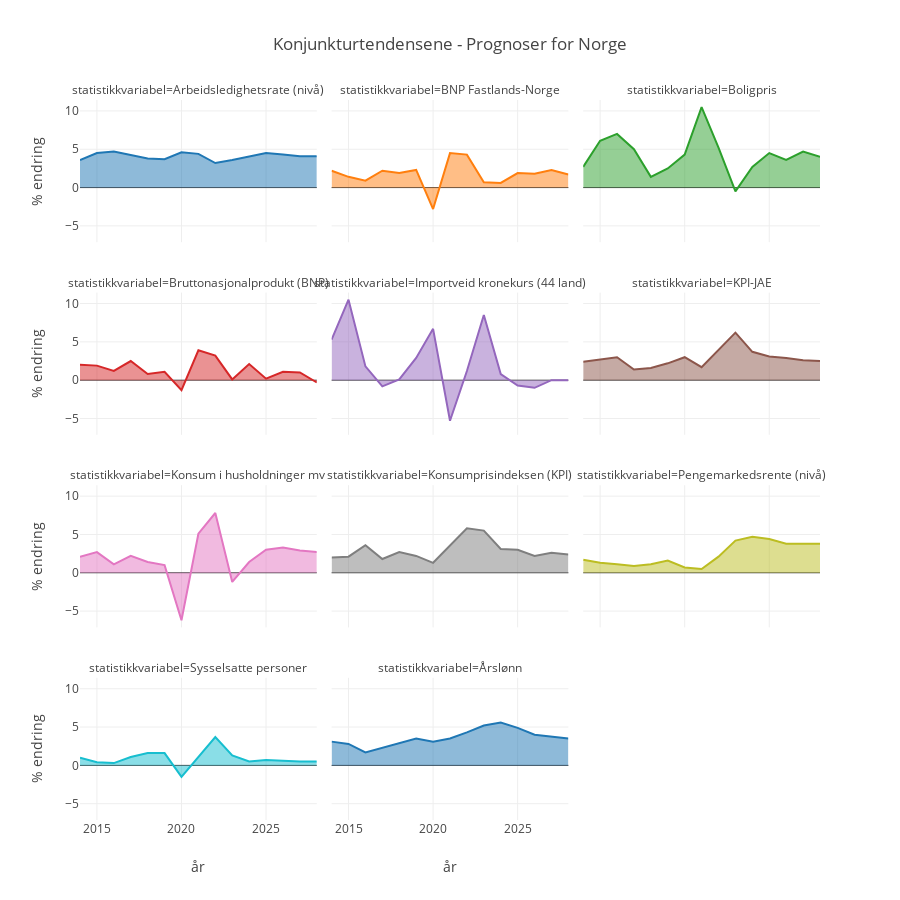

Write notebook code for a chart like this one.
### Code cell
fig3.show()

### Figure 1 — Plotly figure (JSON) as saved in the notebook; plotly's stock layout.template omitted (floating-point values rounded to 4 significant figures)
{"data": [{"fillpattern": {"shape": ""}, "hovertemplate": "statistikkvariabel=Arbeidsledighetsrate (nivå)<br>år=%{x}<br>% endring=%{y}<extra></extra>", "legendgroup": "Arbeidsledighetsrate (nivå)", "line": {"color": "#1F77B4"}, "marker": {"symbol": "circle"}, "mode": "lines", "name": "Arbeidsledighetsrate (nivå)", "orientation": "v", "showlegend": true, "stackgroup": "1", "type": "scatter", "x": [2014, 2015, 2016, 2017, 2018, 2019, 2020, 2021, 2022, 2023, 2024, 2025, 2026, 2027, 2028], "xaxis": "x10", "y": [3.6, 4.5, 4.7, 4.2, 3.8, 3.7, 4.6, 4.4, 3.2, 3.6, 4.0, 4.5, 4.3, 4.1, 4.1], "yaxis": "y10"}, {"fillpattern": {"shape": ""}, "hovertemplate": "statistikkvariabel=BNP Fastlands-Norge<br>år=%{x}<br>% endring=%{y}<extra></extra>", "legendgroup": "BNP Fastlands-Norge", "line": {"color": "#FF7F0E"}, "marker": {"symbol": "circle"}, "mode": "lines", "name": "BNP Fastlands-Norge", "orientation": "v", "showlegend": true, "stackgroup": "1", "type": "scatter", "x": [2014, 2015, 2016, 2017, 2018, 2019, 2020, 2021, 2022, 2023, 2024, 2025, 2026, 2027, 2028], "xaxis": "x11", "y": [2.2, 1.4, 0.9, 2.2, 1.9, 2.3, -2.8, 4.5, 4.3, 0.7, 0.6, 1.9, 1.8, 2.3, 1.7], "yaxis": "y11"}, {"fillpattern": {"shape": ""}, "hovertemplate": "statistikkvariabel=Boligpris<br>år=%{x}<br>% endring=%{y}<extra></extra>", "legendgroup": "Boligpris", "line": {"color": "#2CA02C"}, "marker": {"symbol": "circle"}, "mode": "lines", "name": "Boligpris", "orientation": "v", "showlegend": true, "stackgroup": "1", "type": "scatter", "x": [2014, 2015, 2016, 2017, 2018, 2019, 2020, 2021, 2022, 2023, 2024, 2025, 2026, 2027, 2028], "xaxis": "x12", "y": [2.7, 6.1, 7.0, 5.0, 1.4, 2.5, 4.3, 10.5, 5.2, -0.5, 2.7, 4.5, 3.6, 4.7, 4.0], "yaxis": "y12"}, {"fillpattern": {"shape": ""}, "hovertemplate": "statistikkvariabel=Bruttonasjonalprodukt (BNP)<br>år=%{x}<br>% endring=%{y}<extra></extra>", "legendgroup": "Bruttonasjonalprodukt (BNP)", "line": {"color": "#D62728"}, "marker": {"symbol": "circle"}, "mode": "lines", "name": "Bruttonasjonalprodukt (BNP)", "orientation": "v", "showlegend": true, "stackgroup": "1", "type": "scatter", "x": [2014, 2015, 2016, 2017, 2018, 2019, 2020, 2021, 2022, 2023, 2024, 2025, 2026, 2027, 2028], "xaxis": "x7", "y": [2.0, 1.9, 1.2, 2.5, 0.8, 1.1, -1.3, 3.9, 3.2, 0.1, 2.1, 0.2, 1.1, 1.0, -0.3], "yaxis": "y7"}, {"fillpattern": {"shape": ""}, "hovertemplate": "statistikkvariabel=Importveid kronekurs (44 land)<br>år=%{x}<br>% endring=%{y}<extra></extra>", "legendgroup": "Importveid kronekurs (44 land)", "line": {"color": "#9467BD"}, "marker": {"symbol": "circle"}, "mode": "lines", "name": "Importveid kronekurs (44 land)", "orientation": "v", "showlegend": true, "stackgroup": "1", "type": "scatter", "x": [2014, 2015, 2016, 2017, 2018, 2019, 2020, 2021, 2022, 2023, 2024, 2025, 2026, 2027, 2028], "xaxis": "x8", "y": [5.3, 10.5, 1.8, -0.8, 0.1, 2.9, 6.7, -5.3, 1.2, 8.5, 0.8, -0.7, -1.0, 0.0, 0.0], "yaxis": "y8"}, {"fillpattern": {"shape": ""}, "hovertemplate": "statistikkvariabel=KPI-JAE<br>år=%{x}<br>% endring=%{y}<extra></extra>", "legendgroup": "KPI-JAE", "line": {"color": "#8C564B"}, "marker": {"symbol": "circle"}, "mode": "lines", "name": "KPI-JAE", "orientation": "v", "showlegend": true, "stackgroup": "1", "type": "scatter", "x": [2014, 2015, 2016, 2017, 2018, 2019, 2020, 2021, 2022, 2023, 2024, 2025, 2026, 2027, 2028], "xaxis": "x9", "y": [2.4, 2.7, 3.0, 1.4, 1.6, 2.2, 3.0, 1.7, 3.9, 6.2, 3.7, 3.1, 2.9, 2.6, 2.5], "yaxis": "y9"}, {"fillpattern": {"shape": ""}, "hovertemplate": "statistikkvariabel=Konsum i husholdninger mv<br>år=%{x}<br>% endring=%{y}<extra></extra>", "legendgroup": "Konsum i husholdninger mv", "line": {"color": "#E377C2"}, "marker": {"symbol": "circle"}, "mode": "lines", "name": "Konsum i husholdninger mv", "orientation": "v", "showlegend": true, "stackgroup": "1", "type": "scatter", "x": [2014, 2015, 2016, 2017, 2018, 2019, 2020, 2021, 2022, 2023, 2024, 2025, 2026, 2027, 2028], "xaxis": "x4", "y": [2.1, 2.7, 1.1, 2.2, 1.4, 1.0, -6.2, 5.1, 7.8, -1.2, 1.4, 3.0, 3.3, 2.9, 2.7], "yaxis": "y4"}, {"fillpattern": {"shape": ""}, "hovertemplate": "statistikkvariabel=Konsumprisindeksen (KPI)<br>år=%{x}<br>% endring=%{y}<extra></extra>", "legendgroup": "Konsumprisindeksen (KPI)", "line": {"color": "#7F7F7F"}, "marker": {"symbol": "circle"}, "mode": "lines", "name": "Konsumprisindeksen (KPI)", "orientation": "v", "showlegend": true, "stackgroup": "1", "type": "scatter", "x": [2014, 2015, 2016, 2017, 2018, 2019, 2020, 2021, 2022, 2023, 2024, 2025, 2026, 2027, 2028], "xaxis": "x5", "y": [2.0, 2.1, 3.6, 1.8, 2.7, 2.2, 1.3, 3.5, 5.8, 5.5, 3.1, 3.0, 2.2, 2.6, 2.4], "yaxis": "y5"}, {"fillpattern": {"shape": ""}, "hovertemplate": "statistikkvariabel=Pengemarkedsrente (nivå)<br>år=%{x}<br>% endring=%{y}<extra></extra>", "legendgroup": "Pengemarkedsrente (nivå)", "line": {"color": "#BCBD22"}, "marker": {"symbol": "circle"}, "mode": "lines", "name": "Pengemarkedsrente (nivå)", "orientation": "v", "showlegend": true, "stackgroup": "1", "type": "scatter", "x": [2014, 2015, 2016, 2017, 2018, 2019, 2020, 2021, 2022, 2023, 2024, 2025, 2026, 2027, 2028], "xaxis": "x6", "y": [1.7, 1.3, 1.1, 0.9, 1.1, 1.6, 0.7, 0.5, 2.1, 4.2, 4.7, 4.4, 3.8, 3.8, 3.8], "yaxis": "y6"}, {"fillpattern": {"shape": ""}, "hovertemplate": "statistikkvariabel=Sysselsatte personer<br>år=%{x}<br>% endring=%{y}<extra></extra>", "legendgroup": "Sysselsatte personer", "line": {"color": "#17BECF"}, "marker": {"symbol": "circle"}, "mode": "lines", "name": "Sysselsatte personer", "orientation": "v", "showlegend": true, "stackgroup": "1", "type": "scatter", "x": [2014, 2015, 2016, 2017, 2018, 2019, 2020, 2021, 2022, 2023, 2024, 2025, 2026, 2027, 2028], "xaxis": "x", "y": [1.0, 0.4, 0.3, 1.1, 1.6, 1.6, -1.5, 1.1, 3.7, 1.3, 0.5, 0.7, 0.6, 0.5, 0.5], "yaxis": "y"}, {"fillpattern": {"shape": ""}, "hovertemplate": "statistikkvariabel=Årslønn<br>år=%{x}<br>% endring=%{y}<extra></extra>", "legendgroup": "Årslønn", "line": {"color": "#1F77B4"}, "marker": {"symbol": "circle"}, "mode": "lines", "name": "Årslønn", "orientation": "v", "showlegend": true, "stackgroup": "1", "type": "scatter", "x": [2014, 2015, 2016, 2017, 2018, 2019, 2020, 2021, 2022, 2023, 2024, 2025, 2026, 2027, 2028], "xaxis": "x2", "y": [3.1, 2.8, 1.7, 2.3, 2.8, 3.5, 3.1, 3.5, 4.3, 5.2, 5.6, 4.9, 4.0, 3.8, 3.5], "yaxis": "y2"}], "layout": {"annotations": [{"font": {}, "showarrow": false, "text": "statistikkvariabel=Sysselsatte personer", "x": 0.16, "xanchor": "center", "xref": "paper", "y": 0.1975, "yanchor": "bottom", "yref": "paper"}, {"font": {}, "showarrow": false, "text": "statistikkvariabel=Årslønn", "x": 0.5, "xanchor": "center", "xref": "paper", "y": 0.1975, "yanchor": "bottom", "yref": "paper"}, {"font": {}, "showarrow": false, "text": "statistikkvariabel=Konsum i husholdninger mv", "x": 0.16, "xanchor": "center", "xref": "paper", "y": 0.465, "yanchor": "bottom", "yref": "paper"}, {"font": {}, "showarrow": false, "text": "statistikkvariabel=Konsumprisindeksen (KPI)", "x": 0.5, "xanchor": "center", "xref": "paper", "y": 0.465, "yanchor": "bottom", "yref": "paper"}, {"font": {}, "showarrow": false, "text": "statistikkvariabel=Pengemarkedsrente (nivå)", "x": 0.84, "xanchor": "center", "xref": "paper", "y": 0.465, "yanchor": "bottom", "yref": "paper"}, {"font": {}, "showarrow": false, "text": "statistikkvariabel=Bruttonasjonalprodukt (BNP)", "x": 0.16, "xanchor": "center", "xref": "paper", "y": 0.7325, "yanchor": "bottom", "yref": "paper"}, {"font": {}, "showarrow": false, "text": "statistikkvariabel=Importveid kronekurs (44 land)", "x": 0.5, "xanchor": "center", "xref": "paper", "y": 0.7325, "yanchor": "bottom", "yref": "paper"}, {"font": {}, "showarrow": false, "text": "statistikkvariabel=KPI-JAE", "x": 0.84, "xanchor": "center", "xref": "paper", "y": 0.7325, "yanchor": "bottom", "yref": "paper"}, {"font": {}, "showarrow": false, "text": "statistikkvariabel=Arbeidsledighetsrate (nivå)", "x": 0.16, "xanchor": "center", "xref": "paper", "y": 1, "yanchor": "bottom", "yref": "paper"}, {"font": {}, "showarrow": false, "text": "statistikkvariabel=BNP Fastlands-Norge", "x": 0.5, "xanchor": "center", "xref": "paper", "y": 1, "yanchor": "bottom", "yref": "paper"}, {"font": {}, "showarrow": false, "text": "statistikkvariabel=Boligpris", "x": 0.84, "xanchor": "center", "xref": "paper", "y": 1, "yanchor": "bottom", "yref": "paper"}], "height": 900, "legend": {"title": {"text": "statistikkvariabel"}, "tracegroupgap": 0}, "showlegend": false, "title": {"text": "Konjunkturtendensene - Prognoser for Norge"}, "xaxis": {"anchor": "y", "domain": [0, 0.32], "title": {"text": "år"}}, "xaxis10": {"anchor": "y10", "domain": [0, 0.32], "matches": "x", "showticklabels": false}, "xaxis11": {"anchor": "y11", "domain": [0.34, 0.66], "matches": "x", "showticklabels": false}, "xaxis12": {"anchor": "y12", "domain": [0.68, 1.0], "matches": "x", "showticklabels": false}, "xaxis2": {"anchor": "y2", "domain": [0.34, 0.66], "matches": "x", "title": {"text": "år"}}, "xaxis3": {"anchor": "y3", "domain": [0.68, 1.0], "matches": "x", "title": {"text": "år"}}, "xaxis4": {"anchor": "y4", "domain": [0, 0.32], "matches": "x", "showticklabels": false}, "xaxis5": {"anchor": "y5", "domain": [0.34, 0.66], "matches": "x", "showticklabels": false}, "xaxis6": {"anchor": "y6", "domain": [0.68, 1.0], "matches": "x", "showticklabels": false}, "xaxis7": {"anchor": "y7", "domain": [0, 0.32], "matches": "x", "showticklabels": false}, "xaxis8": {"anchor": "y8", "domain": [0.34, 0.66], "matches": "x", "showticklabels": false}, "xaxis9": {"anchor": "y9", "domain": [0.68, 1.0], "matches": "x", "showticklabels": false}, "yaxis": {"anchor": "x", "domain": [0, 0.1975], "title": {"text": "% endring"}}, "yaxis10": {"anchor": "x10", "domain": [0.8025, 1], "matches": "y", "title": {"text": "% endring"}}, "yaxis11": {"anchor": "x11", "domain": [0.8025, 1], "matches": "y", "showticklabels": false}, "yaxis12": {"anchor": "x12", "domain": [0.8025, 1], "matches": "y", "showticklabels": false}, "yaxis2": {"anchor": "x2", "domain": [0, 0.1975], "matches": "y", "showticklabels": false}, "yaxis3": {"anchor": "x3", "domain": [0, 0.1975], "matches": "y", "showticklabels": false}, "yaxis4": {"anchor": "x4", "domain": [0.2675, 0.465], "matches": "y", "title": {"text": "% endring"}}, "yaxis5": {"anchor": "x5", "domain": [0.2675, 0.465], "matches": "y", "showticklabels": false}, "yaxis6": {"anchor": "x6", "domain": [0.2675, 0.465], "matches": "y", "showticklabels": false}, "yaxis7": {"anchor": "x7", "domain": [0.535, 0.7325], "matches": "y", "title": {"text": "% endring"}}, "yaxis8": {"anchor": "x8", "domain": [0.535, 0.7325], "matches": "y", "showticklabels": false}, "yaxis9": {"anchor": "x9", "domain": [0.535, 0.7325], "matches": "y", "showticklabels": false}}}
